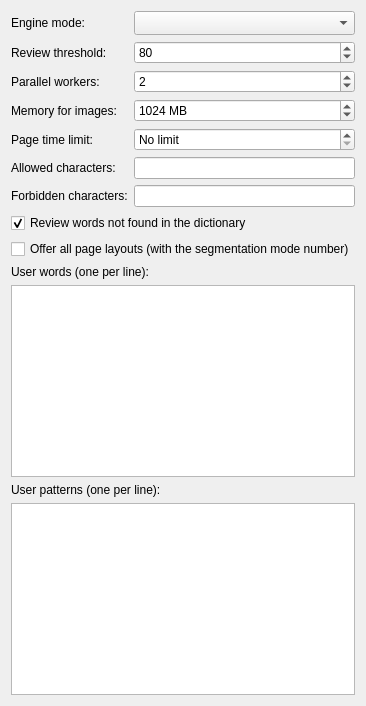
           <widget class="QWidget" name="advancedTabContents">
            <layout class="QVBoxLayout" name="advancedTabLayout">
             <item>
              <layout class="QGridLayout" name="advancedGridLayout">
               <item row="0" column="0">
                <widget class="QLabel" name="engineModeLabel">
                 <property name="text">
                  <string>Engine mode:</string>
                 </property>
                 <property name="buddy">
                  <cstring>engineModeComboBox</cstring>
                 </property>
                </widget>
               </item>
               <item row="0" column="1">
                <widget class="QComboBox" name="engineModeComboBox">
                 <property name="accessibleName">
                  <string>Engine mode</string>
                 </property>
                 <property name="sizeAdjustPolicy">
                  <enum>QComboBox::AdjustToMinimumContentsLengthWithIcon</enum>
                 </property>
                 <property name="minimumContentsLength">
                  <number>8</number>
                 </property>
                </widget>
               </item>
               <item row="1" column="0">
                <widget class="QLabel" name="reviewThresholdLabel">
                 <property name="text">
                  <string>Review threshold:</string>
                 </property>
                 <property name="buddy">
                  <cstring>reviewThresholdSpinBox</cstring>
                 </property>
                </widget>
               </item>
               <item row="1" column="1">
                <widget class="QSpinBox" name="reviewThresholdSpinBox">
                 <property name="accessibleName">
                  <string>Review threshold</string>
                 </property>
                 <property name="minimum">
                  <number>0</number>
                 </property>
                 <property name="maximum">
                  <number>100</number>
                 </property>
                 <property name="value">
                  <number>80</number>
                 </property>
                 <property name="toolTip">
                  <string>Words with the score below this value require a review. It is an operational value, not a probability of an error.</string>
                 </property>
                </widget>
               </item>
               <item row="2" column="0">
                <widget class="QLabel" name="workerCountLabel">
                 <property name="text">
                  <string>Parallel workers:</string>
                 </property>
                 <property name="buddy">
                  <cstring>workerCountSpinBox</cstring>
                 </property>
                </widget>
               </item>
               <item row="2" column="1">
                <widget class="QSpinBox" name="workerCountSpinBox">
                 <property name="accessibleName">
                  <string>Parallel workers</string>
                 </property>
                 <property name="minimum">
                  <number>1</number>
                 </property>
                 <property name="maximum">
                  <number>16</number>
                 </property>
                 <property name="value">
                  <number>2</number>
                 </property>
                </widget>
               </item>
               <item row="3" column="0">
                <widget class="QLabel" name="memoryBudgetLabel">
                 <property name="text">
                  <string>Memory for images:</string>
                 </property>
                 <property name="buddy">
                  <cstring>memoryBudgetSpinBox</cstring>
                 </property>
                </widget>
               </item>
               <item row="3" column="1">
                <widget class="QSpinBox" name="memoryBudgetSpinBox">
                 <property name="accessibleName">
                  <string>Memory for images</string>
                 </property>
                 <property name="minimum">
                  <number>64</number>
                 </property>
                 <property name="maximum">
                  <number>16384</number>
                 </property>
                 <property name="singleStep">
                  <number>128</number>
                 </property>
                 <property name="value">
                  <number>1024</number>
                 </property>
                 <property name="suffix">
                  <string> MB</string>
                 </property>
                </widget>
               </item>
               <item row="4" column="0">
                <widget class="QLabel" name="pageTimeoutLabel">
                 <property name="text">
                  <string>Page time limit:</string>
                 </property>
                 <property name="buddy">
                  <cstring>pageTimeoutSpinBox</cstring>
                 </property>
                </widget>
               </item>
               <item row="4" column="1">
                <widget class="QSpinBox" name="pageTimeoutSpinBox">
                 <property name="accessibleName">
                  <string>Page time limit</string>
                 </property>
                 <property name="minimum">
                  <number>0</number>
                 </property>
                 <property name="maximum">
                  <number>3600</number>
                 </property>
                 <property name="value">
                  <number>0</number>
                 </property>
                 <property name="suffix">
                  <string> s</string>
                 </property>
                 <property name="specialValueText">
                  <string>No limit</string>
                 </property>
                </widget>
               </item>
               <item row="5" column="0">
                <widget class="QLabel" name="whitelistLabel">
                 <property name="text">
                  <string>Allowed characters:</string>
                 </property>
                 <property name="buddy">
                  <cstring>whitelistEdit</cstring>
                 </property>
                </widget>
               </item>
               <item row="5" column="1">
                <widget class="QLineEdit" name="whitelistEdit">
                 <property name="accessibleName">
                  <string>Allowed characters</string>
                 </property>
                 <property name="toolTip">
                  <string>Empty = no restriction. Do not use for common documents.</string>
                 </property>
                </widget>
               </item>
               <item row="6" column="0">
                <widget class="QLabel" name="blacklistLabel">
                 <property name="text">
                  <string>Forbidden characters:</string>
                 </property>
                 <property name="buddy">
                  <cstring>blacklistEdit</cstring>
                 </property>
                </widget>
               </item>
               <item row="6" column="1">
                <widget class="QLineEdit" name="blacklistEdit">
                 <property name="accessibleName">
                  <string>Forbidden characters</string>
                 </property>
                </widget>
               </item>
              </layout>
             </item>
             <item>
              <widget class="QCheckBox" name="reviewDictionaryCheckBox">
               <property name="text">
                <string>Review words not found in the dictionary</string>
               </property>
               <property name="toolTip">
                <string>Words, which were not found in the dictionary of the language model (and are not user words), require a review. The dictionary is the word list of the language model, not a spelling checker. The setting does not require a new recognition.</string>
               </property>
               <property name="accessibleName">
                <string>Review words not found in the dictionary</string>
               </property>
               <property name="checked">
                <bool>true</bool>
               </property>
              </widget>
             </item>
             <item>
              <widget class="QCheckBox" name="advancedLayoutsCheckBox">
               <property name="text">
                <string>Offer all page layouts (with the segmentation mode number)</string>
               </property>
               <property name="accessibleName">
                <string>Offer all page layouts (with the segmentation mode number)</string>
               </property>
              </widget>
             </item>
             <item>
              <widget class="QLabel" name="userWordsLabel">
               <property name="text">
                <string>User words (one per line):</string>
               </property>
               <property name="buddy">
                <cstring>userWordsEdit</cstring>
               </property>
              </widget>
             </item>
             <item>
              <widget class="QPlainTextEdit" name="userWordsEdit">
               <property name="accessibleName">
                <string>User words</string>
               </property>
               <property name="toolTip">
                <string>Hints for the engine dictionary. The words are never used as an automatic replacement of the recognized text.</string>
               </property>
              </widget>
             </item>
             <item>
              <widget class="QLabel" name="userPatternsLabel">
               <property name="text">
                <string>User patterns (one per line):</string>
               </property>
               <property name="buddy">
                <cstring>userPatternsEdit</cstring>
               </property>
              </widget>
             </item>
             <item>
              <widget class="QPlainTextEdit" name="userPatternsEdit">
               <property name="accessibleName">
                <string>User patterns</string>
               </property>
              </widget>
             </item>
            </layout>
           </widget>
